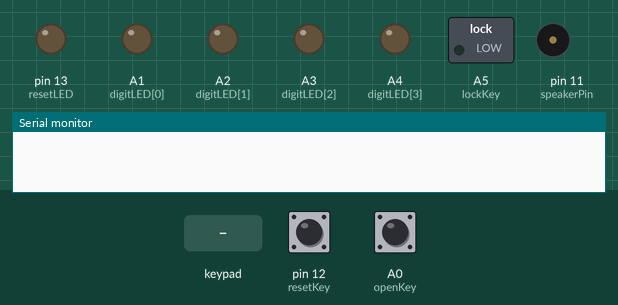
This sketch was run on a simulated Arduino Uno, built with avr-gcc and run on an emulated ATmega328P. Parts: switched loads named in the sketch (green lamp = pin HIGH), output pins drawn as LEDs (lit = HIGH), buzzer (waves = sounding), the last lines printed to the serial monitor. The inputs (shaded band) are chosen by the test bench; at power-on: A0 (openKey) HIGH, pin 12 (resetKey) LOW. EEPROM starts erased.

Above: at 1.2 s.
1.3 s: A0 (openKey) pulled LOW for 0.15 s
At 2.7 s:
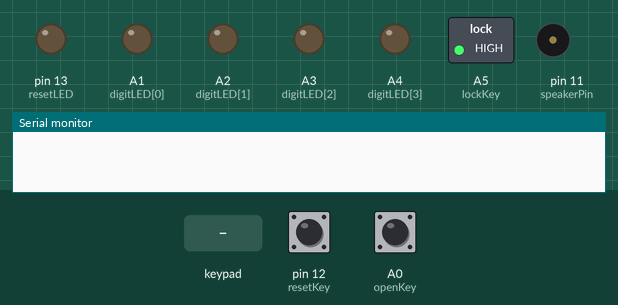
4.4 s: keypad keys 1 0 9 8 7 pressed 0.4 s apart
At 4.65 s:
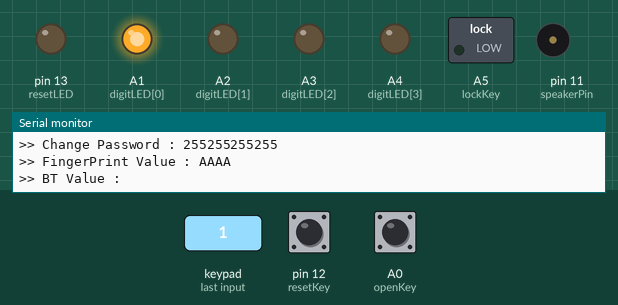
7.9 s: pin 12 (resetKey) pulled HIGH for 1 s
At 10.1 s:
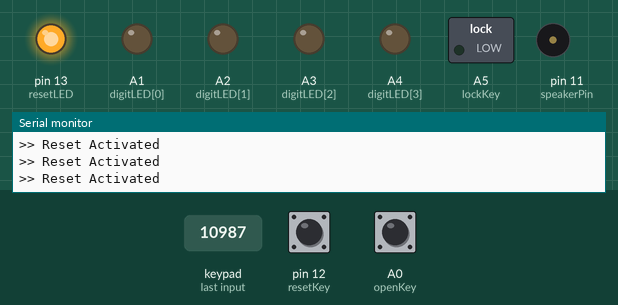
10.4 s: keypad keys 1 0 9 8 7 * pressed 0.4 s apart
At 12.13 s:
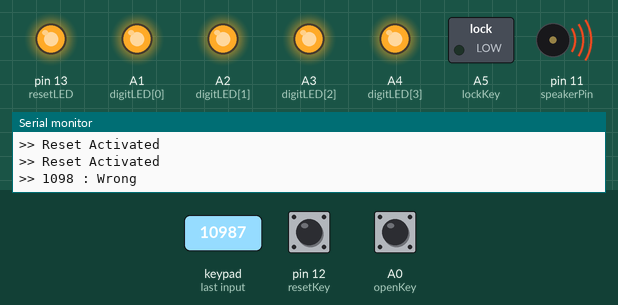
14.3 s: A0 (openKey) pulled LOW for 1 s
At 16.2 s:
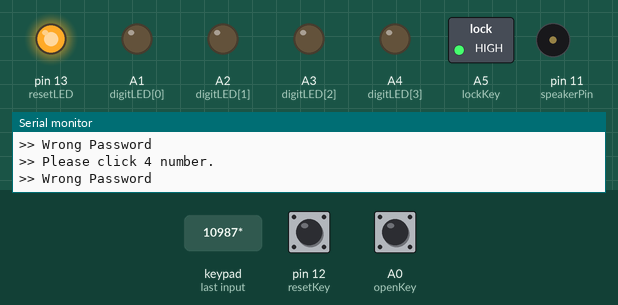
Timing chart, 0 to 18.8 s (numbered marks = the images above; inputs shaded):
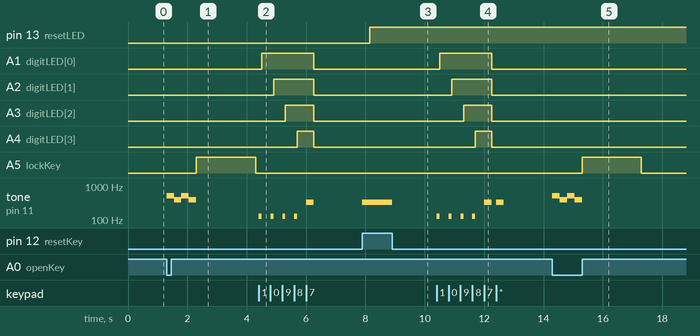

Measured:
- after the input at 1.3 s, A5 (lockKey): LOW → HIGH after 1.0 s, → LOW 2.0 s later; tone on pin 11 (speakerPin): plays 524 Hz for 0.25 s, 392 Hz for 0.25 s, 524 Hz for 0.25 s, 392 Hz for 0.25 s, starting at once
- after the input at 4.4 s, A1 (digitLED[0]): LOW → HIGH after 0.11 s, → LOW 1.7 s later; A2 (digitLED[1]): LOW → HIGH after 0.50 s, → LOW 1.4 s later
- after the input at 7.9 s, pin 13 (resetLED): LOW → HIGH after 0.25 s; tone on pin 11 (speakerPin): silent → 330 Hz at once, → silent 1.0 s later
- after the input at 10.4 s, A1 (digitLED[0]): LOW → HIGH after 0.10 s, → LOW 1.8 s later; A2 (digitLED[1]): LOW → HIGH after 0.50 s, → LOW 1.4 s later
- after the input at 14.3 s, A5 (lockKey): LOW → HIGH after 1.0 s, → LOW 2.0 s later; tone on pin 11 (speakerPin): plays 524 Hz for 0.25 s, 392 Hz for 0.25 s, 524 Hz for 0.25 s, 392 Hz for 0.25 s, starting at once

The sketch:

test0515_DS_1.ino
```cpp
#include <Keypad.h>
#include <EEPROM.h>
#include <SoftwareSerial.h>

// Keypad

const byte ROWS = 4;
const byte COLS = 3;

char keys[ROWS][COLS] = {
  {'1', '2', '3'},
  {'4', '5', '6'},
  {'7', '8', '9'},
  {'*', '0', '#'}
};

String keyValue;
String passwd = "";

byte rowPins[ROWS] = {10, 9, 8, 7};
byte colPins[COLS] = {6, 5, 4};

Keypad keypad = Keypad(makeKeymap(keys), rowPins, colPins, ROWS, COLS);


// Speaker

int speakerPin = 11;


// LED

const uint8_t digitLED[4] = {A1, A2, A3, A4};
int nod = 0; //자릿수

const uint8_t resetLED = 13;


// Button

const uint8_t openKey = A0;
int resetKey = 12;


// Bluetooth

int btRx = 2;
int btTx = 3;

String btTemp;

SoftwareSerial bt(2, 3);


// EEPROM

String defaultTmp;
String changeTmp;
String fpTmp;


// Solenoid

const uint8_t lockKey = A5;


// Main

void setup() {
  Serial.begin(9600);
  //초기 비밀번호(EEPROM 0~3 공간의 값) 생성
  for (int i = 0; i < 4; i++) {
    EEPROM.write(i, 0);
  }
  for (int i = 0; i < 4; i++) {
    defaultTmp += EEPROM.read(i);
  }
  for (int i = 8; i < 12; i++) {
    EEPROM.write(i, 'A');
  }
  for (int i = 8; i < 12; i++) {
    fpTmp += (char) EEPROM.read(i);
  }
  //get_change_password();
  for (int i = 0; i < 4; i++) {
    pinMode(digitLED[i], OUTPUT);
  }
  pinMode(openKey, INPUT);
  pinMode(resetKey, INPUT);
  pinMode(resetLED, OUTPUT);
  pinMode(lockKey, OUTPUT);
  bt.begin(38400);
}

void loop() {
  char key = keypad.getKey();

  int openButton = digitalRead(openKey);
  int resetButton = digitalRead(resetKey);

  //키 입력 시
  if (key) {
    //키가 #일 경우
    if (key == '#') {
      get_change_password();
      Serial.println(keyValue);
      Serial.println(">> Default Password : " + defaultTmp);
      if (keyValue.length() == 4) {
        if (keyValue == defaultTmp) {
          correct_password();
        } else {
          wrong_password();
        }
      } else {
        Serial.println(">> " + keyValue + " : Wrong");
        wrong_password();
      }
    }
    //키가 숫자일 경우
    else if (isdigit(key)) {
      if (keyValue.length() > 3) {
        Serial.println(">> " + keyValue + " : Wrong");
        wrong_password();
      }
      else {
        click_key();
        keyValue += key;
        digitalWrite(digitLED[nod], HIGH);
        nod++;
      }
    }
    //키가 *일 경우
    else {
      if (digitalRead(resetLED) == HIGH) {
        if (keyValue.length() == 4) {
          digitalWrite(resetLED, LOW);
          save_password(keyValue);
          change_password();
        } else {
          Serial.println(">> Please click 4 number.");
          wrong_password();
        }
      } else {
        Serial.println(">> Please click reset button.");
        wrong_password();
      }
    }
  }

  //열림 버튼 클릭 시
  if (openButton == LOW){
    positive_signal();
    get_change_password();
    correct_password();
    String fpValue;
    for (int i = 8; i < 12; i++) {
      fpValue += (char) EEPROM.read(i);
    }
    Serial.println(">> Default Password : " + defaultTmp);
    Serial.println(">> Change Password : " + changeTmp);
    Serial.println(">> FingerPrint Value : " + fpValue);
    Serial.println(">> BT Value : " + btTemp);
    btTemp = "";
  } else {
  }

  //리셋 버튼 클릭 시
  if (resetButton == HIGH){
    reset_password();
    digitalWrite(resetLED, HIGH);
  }

  //블루투스
  /*if (bt.available()) {
    //Serial.write(bt.read());
    Serial.println(bt.read() + " : " + btValue);
  }
  if (Serial.available()) {
    bt.write(Serial.read());
    Serial.println("Serial.available()");
  }*/
  btTemp = "";
  while (bt.available()) {
    Serial.println("fpTmp : " + fpTmp);
    char buffer0 = (char) bt.read();
    btTemp += buffer0;
    if (buffer0 == '\n') {
      Serial.println("Bluetooth Value : " + btTemp);
    }
    if (btTemp == fpTmp) {
        Serial.println("Finger Print is Correct!");
        correct_password();
    }
  }

}


// Function

void positive_signal() {
  tone(speakerPin, 524);
  delay(250);
  tone(speakerPin, 392);
  delay(250);
  noTone(speakerPin);
}

void negative_signal() {
  tone(speakerPin, 330);
  delay(250);
  noTone(speakerPin);
}

void click_key() {
  tone(speakerPin, 130);
  delay(100);
  noTone(speakerPin);
}

void wrong_password() {
  keyValue = "";
  negative_signal();
  digit_led_off();
  Serial.println(">> Wrong Password");
}

void correct_password() {
  keyValue = "";
  positive_signal();
  digit_led_off();
  // 솔레노이드 작동 함수
  digitalWrite(lockKey, HIGH);
  delay(2000);
  digitalWrite(lockKey, LOW);
  Serial.println(">> Correct Password");
}

void reset_password() {
  keyValue = "";
  negative_signal();
  digit_led_off();
  Serial.println(">> Reset Activated");
}

void change_password() {
  keyValue = "";
  positive_signal();
  digit_led_off();
  Serial.println(">> Password Change");
}

void save_password(String pswd) {
  int pswdNum = pswd.toInt();
  int firstValue = pswdNum/1000;
  pswdNum -= (firstValue*1000);
  int secondValue = pswdNum/100;
  pswdNum -= (secondValue*100);
  int thirdValue = pswdNum/10;
  pswdNum -= (thirdValue*10);
  int fourthValue = pswdNum;

  EEPROM.write(4, firstValue);
  EEPROM.write(5, secondValue);
  EEPROM.write(6, thirdValue);
  EEPROM.write(7, fourthValue);
}

void digit_led_off() {
  for (int i = 0; i < 4; i++) {
    digitalWrite(digitLED[i], LOW);
  }
  nod = 0;
}

void get_change_password() {
  changeTmp = "";
  for (int i = 4; i < 8; i++) {
    changeTmp += EEPROM.read(i);
  }
  if (changeTmp.length() == 4) {
    defaultTmp = changeTmp;
  }
}
```
